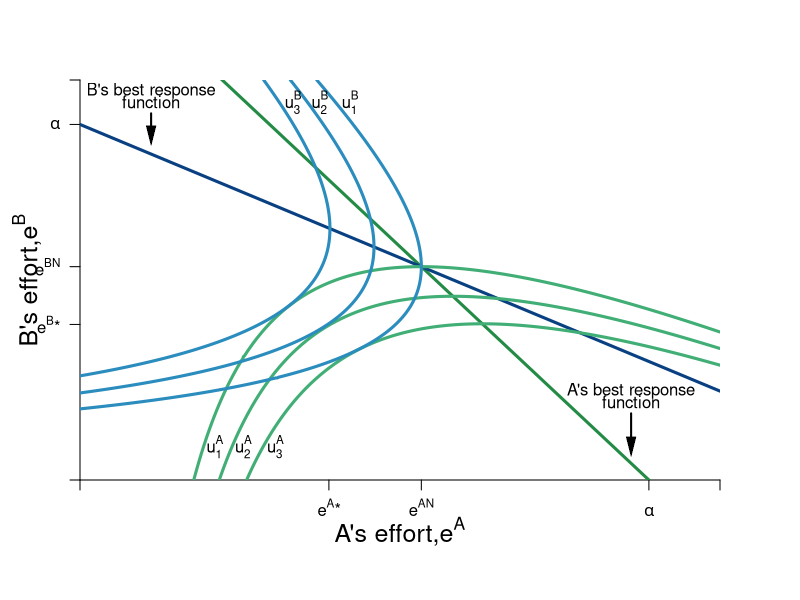

Write R code to recreate this figure.
#Graph Designer: Simon Halliday & Madeleine Wettach '20
#Authors: Bowles, Foley and Halliday
#Title: Coordination, Conflict and Competition: A Text in Microeconomics

require(shape)
pdf(file = "coordination_failures/step_by_step_graphs_6/coord_brfs_utilities_step2.pdf", width = 9, height = 7)

#Set parameters for graphics
axislabelsize <- 1.5
graphlinewidth <- 3
segmentlinewidth <- 2

COL <- c("#7fc97f", "#beaed4", "#fdc086", "#ffff99", "#386cb0", "#f0027f", "#bf5b17", "#666666")
COLA <- c("#99d8c9","#66c2a4","#41ae76", "#238b45", "#005824")
COLB <- c("#4eb3d3", "#2b8cbe", "#0868ac","#084081")

par(mar =  c(6, 4, 4, 4))

uA <- function(ea, eb, alpha = 16, beta = 1/24) {
  alpha*(1 - beta*eb)*ea - 0.5*(ea)^2
}

uB <- function(ea, eb, alpha = 16, beta = 1/24) {
  alpha*(1 - beta*ea)*eb - 0.5*(eb)^2
}

brfB <- function(ea, alpha = 16, beta = 1/24) {
  alpha*(1 - beta*ea)
}

brfA <- function(ea, alpha = 16, beta = 1/24) {
  (alpha - ea)/(alpha * beta)
}

brfPE <- function(ea, alpha = 16, beta = 1/12) {
  alpha*(1 - beta*ea)
}

indiffeA <- function(ea, alpha = 16, beta = 1/24, uA = 46.08) {
  1/beta - (0.5*ea)/(alpha*beta) - uA/(alpha*beta*ea)
}

indiffB <- function(eb, alpha = 16, beta = 1/24, uB = 46.08) {
  (alpha*eb - uB - 0.5*eb^2)/(alpha*beta*eb)
}

indiffB2 <- function(ea, alpha = 16, beta = 1/24, uB = 46.08) {
  sqrt(alpha^2*(beta*ea - 1)^2 - 2*uB) - alpha*beta*ea + alpha
}

indiffB3 <- function(ea, alpha = 16, beta = 1/24, uB = 46.08) {
  -sqrt(alpha^2*(beta*ea - 1)^2 - 2*uB) - alpha*beta*ea + alpha
}


#Input into Wolfram Alpha: solve for x y = 1/b - (0.5*x)/(a*b) - u/(a*b*x)

# indiffAlowB <- function(eb, alpha = 16, beta = 1/24, uA = 46.08) {
#   0.5*(-sqrt((2*alpha*beta*eb - 2*alpha)^2 - 8*uA)) - 2*alpha*beta*eb + 2*alpha
# }
# 
# indiffAlow <- function(ea, alpha = 16, beta = 1/24, uA = 46.08) {
#   0.5*(-sqrt((2*alpha*beta*ea - 2*alpha)^2 - 8*uA)) - 2*alpha*beta*ea + 2*alpha
# }
# 
# indiffAgain <- function(ea, alpha = 16, beta = 1/24, uA = 46.08) {
#   (-2*alpha*ea +2*uA + ea^2 )/ ( 2 * alpha * beta * ea)
# }

xlims <- c(0, 18)
ylims <- c(0, 18)

npts <- 501 
x <- seq(xlims[1], xlims[2], length.out = npts)
y <- seq(ylims[1], ylims[2], length.out = npts) 
a <- c(46.08, 55, 64)
b <- c(46.08, 55, 64)


#B's value when at A's bliss point
#0.35*log(5.88) + 0.35*log(8.88) + 0.5*log(10 - 5.88) + 0.5*log(15 - 8.88) 

#B's bliss point x = 4.11765; y = 6.17647
#A's value when at A's bliss point
#0.5*log(4.11765) + 0.5*log(6.17647) + 0.35*log(10 - 4.11765) + 0.35*log(15 - 6.17647) 


plot(0, 0, xlim = xlims, ylim = ylims, type = "n",
     xlab = expression(paste("")),
     ylab = expression(paste("")), 
     xaxt = "n", 
     yaxt = "n", 
     cex.lab = axislabelsize, 
     bty = "n",
     xaxs="i", 
     yaxs="i")

# ticksy <- seq(from = 0, to = ylims[2], by = 2)
# ylabels <- seq(from = 0, to = ylims[2], by = 2)
# ticksx <- seq(from = 0, to = xlims[2], by = 2)
# xlabels <- seq(from = 0, to = xlims[2], by = 2)
ticksy <- c(0, 7, 9.6, 16, 18)
ylabels <- c(NA, expression(paste(e^B,"*")), expression(paste(e^{BN})), expression(paste(alpha)), NA)
ticksx <- c(0, 7, 9.6, 16, 18)
xlabels <- c(NA, expression(paste(e^A,"*")), expression(paste(e^{AN})), expression(paste(alpha)), NA)


axis(1, at = ticksx, pos = 0, labels = xlabels)
axis(2, at = ticksy, pos = 0, labels = ylabels, las = 1)

npts <- 500 
xx1 <- seq(xlims[1], xlims[2], length.out = npts)


#I need something like xx1 with npts for 
##xpoly1 <- seq(from = 4.1, to = 9.6, length.out = 500)
##ypoly1 <- indiffA(xpoly1, uA = 46.08, alpha = 16, beta = 1/24)
##ypoly2 <- indiffB3(xpoly1, uB = 46.08, alpha = 16, beta = 1/24)
##polygon(x = c(xpoly1, rev(xpoly1)), y = c(ypoly1, rev(ypoly2)), col=COL[4], density=NULL, border = NA)



lines(xx1, brfA(xx1, alpha = 16, beta = 1/24), col = COLA[4], lwd = graphlinewidth)
lines(xx1, brfB(xx1, alpha = 16, beta = 1/24), col = COLB[4], lwd = graphlinewidth)
#lines(xx1, indiffA(xx1, alpha = 16, beta = 1/24, uA = 46.08), col = COL[2], lwd = graphlinewidth)
#lines(xx1, indiffB(xx1, alpha = 16, beta = 1/24, uB = 42), col = COL[2], lwd = graphlinewidth)
#lines(xx1, indiffB2(xx1, alpha = 16, beta = 1/24, uB = 46.08), col = COL[2], lwd = graphlinewidth)
#lines(xx1, indiffB3(xx1, alpha = 16, beta = 1/24, uB = 46.08), col = COL[2], lwd = graphlinewidth)
#lines(xx1, indiffAlow(xx1, uA = 42, alpha = 16, beta = 1/24), col = COL[2], lwd = graphlinewidth)
#lines(xx1, indiffAgain(xx1, uA = 42, alpha = 16, beta = 1/24), col = COL[2], lwd = graphlinewidth)


#persp(x, y, outer(x, y, u), ticktype="detailed") 
contour(y, x, 
        outer(x, y, uA),
        #labels = c("v1", "v2", "v3"),
        drawlabels = FALSE,
        col = COLA[3],
        #xlab = expression(paste("A's Apples, ", x)),
        #ylab = expression(paste("A's Oranges, ", y)),
        #cex.lab = axislabelsize,
        lwd = graphlinewidth,
        levels = a, 
        xaxs="i", 
        yaxs="i", 
        add = TRUE) 

mtext(expression(paste("A's effort,", e^A)), side=1, line = 2.5, cex = axislabelsize)
text(-1.5, 9, expression(paste("B's effort,", e^B)), xpd = TRUE, cex = axislabelsize, srt = 90) 

#Add arrows:
#arrows(-0.8, 10, -0.8, 14, xpd = TRUE, length=0.1,angle=40,lwd=3)
#arrows(6.2, -1.7, 9, -1.7, xpd = TRUE, length=0.1,angle=40,lwd=3)


contour(x, y, 
        outer(x, y, uB),
        #labels = c("v1", "v2", "v3"),
        drawlabels = FALSE,
        col = COLB[2],
        #xlab = expression(paste("")),
        #ylab = expression(paste("")),
        lwd = graphlinewidth,
        levels = b, 
        add = TRUE
        #xaxs="i", 
        #yaxs="i"
) 


#segments(4.11765, 6.17647, 5.88, 8.88, lty = 1, col = COL[2] , lwd = graphlinewidth)
##text(7.3, 3, expression("Pareto Efficient"))
##text(7.3, 2.4, expression("Curve"))
##Arrows(7.3, 3.5, 7.3, 6.1, col = "black", lty = 1, lwd = 2, arr.type = "triangle", arr.lwd = 0.5)

#Label the iso-welfare functions for the HG, Aisha
text(3.8, 1.5, expression(u[1]^A))
text(4.6, 1.5, expression(u[2]^A))
text(5.5, 1.5, expression(u[3]^A))
#text(6.6, 8.3, expression(u[4]^A))

#Label the indifference curves for the HG, Betty
text(7.6, 17, expression(u[1]^B))
text(6.75, 17, expression(u[2]^B))
text(6, 17, expression(u[3]^B))
#text(3.4, 6.9, expression(v[4]^B))

#Label Nash Equilibrium 
##segments(0, 9.6, 9.6, 9.6, lty = 2, col = "gray" , lwd = segmentlinewidth)
##segments(9.6, 0, 9.6, 9.6, lty = 2, col = "gray" , lwd = segmentlinewidth)
##points(9.6, 9.6, pch = 16, col = "black", cex = 1.5)
##text(11.3, 10.1, expression(paste("Nash Equilibrium")))
##text(9.3, 9.3, expression(paste("n")))


#Annotate Pareto Efficient Curve and relevant points
##segments(8, 6, 6, 8, lty = 1, col = COL[2] , lwd = graphlinewidth)
##points(6, 8, pch = 16, col = "black", cex = 1.5)
##text(6, 8.5, expression(paste("g")))

##points(8, 6, pch = 16, col = "black", cex = 1.5)
##text(7, 7.5, expression(paste("i")))

##points(7, 7, pch = 16, col = "black", cex = 1.5)
##text(8, 6.5, expression(paste("f")))

#points(5.84, 8.77, pch = 16, col = "black", cex = 1.5)

#A's brf
text(2, 17.5, expression(paste("B's best response")))
text(2, 17, expression(paste("function")))
Arrows(2, 16.5, 2, 15.5, col = "black", lty = 1, lwd = 2, arr.type = "triangle", arr.lwd = 0.5)

#B's brf
text(15.5, 4, expression(paste("A's best response")))
text(15.5, 3.5, expression(paste("function")))
Arrows(15.5, 3, 15.5, 1.5, col = "black", lty = 1, lwd = 2, arr.type = "triangle", arr.lwd = 0.5)


dev.off()
